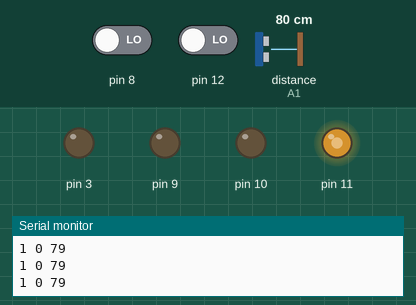
Recording of a sketch running on a simulated Arduino Uno, built with avr-gcc and run on an emulated ATmega328P. Parts: output pins drawn as LEDs (lit = HIGH), the last lines printed to the serial monitor. Wiring (inferred from the names in the program): ultrasonic range finder: trigger A0; echo A1. Inputs (shaded band) come from the test bench; at power-on: pin 12 LOW, distance to the obstacle (sensor on A1) 80 cm, pin 8 LOW. The echo pulse lasts 58.3 µs per cm; pins used as bus, display or sensor lines are not drawn.

Above: at 1.2 s.
1.3 s: pin 12 driven HIGH
At 2.5 s:
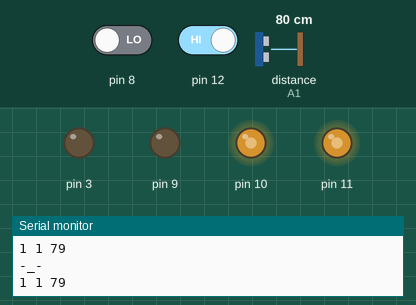
2.8 s: distance to the obstacle (sensor on A1) set to 30 cm
5.8 s: distance to the obstacle (sensor on A1) set to 25 cm
At 6.2 s:
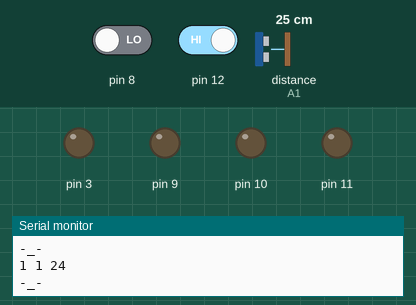
7.3 s: pin 8 driven HIGH
At 8.5 s:
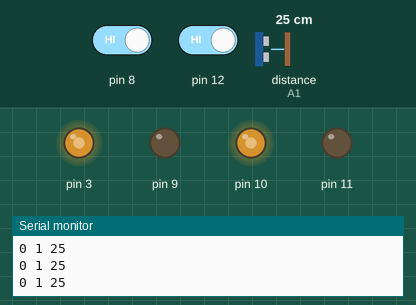
8.8 s: distance to the obstacle (sensor on A1) set to 35 cm
At 9.4 s:
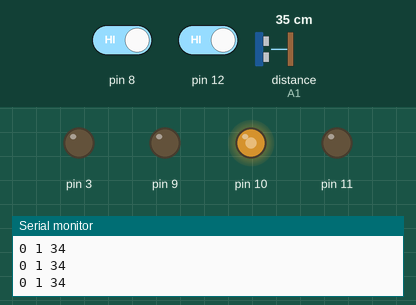
10.3 s: distance to the obstacle (sensor on A1) set to 2 cm
At 11.6 s:
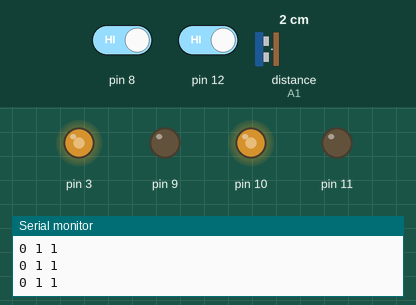
Timing chart, 0 to 12.8 s (numbered marks = the images above; inputs shaded):
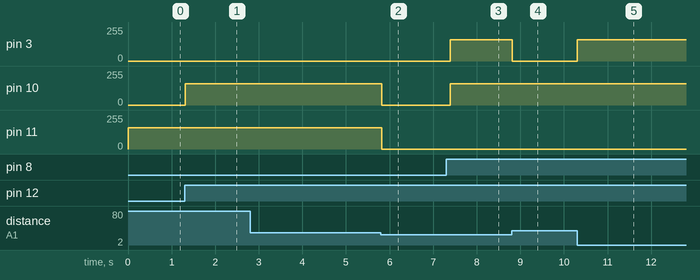

The sketch:

main.ino
```cpp
#define right1 9
#define right2 10
#define left1 3
#define left2 11
#define buz 13
#define left_i 8
#define right_i 12
#define ultping A0
#define ultecho A1
#define out(x) pinMode(x, OUTPUT)
#define in(x) pinMode(x, INPUT)
#define sprint(x) Serial.print(x)
#define sprintln(x) Serial.println(x)
#define awrite(x,y) analogWrite(x,y)
#define dread(x) digitalRead(x)
#define dwrite(x,y) digitalWrite(x,y)

const int SPEED = 160;

void setup() {
  out(right1);
  out(right2);
  out(left1);
  out(left2);

  in(right_i);
  in(left_i);

  out(ultping);
  in(ultecho);

  Serial.begin(9600);
}
const int des = 25;
bool prev = true; // true: right, false: left
bool prev2 = true; // true: forward, false: backwards
void loop() {
  bool right = infared(right_i);
  bool left = infared(left_i);
  int distance = ultra(ultping, ultecho);
  sprint(left);
  sprint(" ");
  sprint(right);
  sprint(" ");
  sprint(distance);
  sprintln();

  // rotation
  if (right && !left) {
    if (prev) brake();
    prev = false;
    go_left(SPEED, distance > des);
  } else if (!right && left) {
    if (!prev) brake();
    prev = true;
    go_right(SPEED, distance > des);
  } else if (!right && !left && distance > des) {
    if (prev) go_right(SPEED, false);
    else go_left(SPEED, false);
  } else { // direction correct
    sprintln("-_-");
    if (distance > des) {
      if (!prev2) brake();
      prev2 = true;
      go_forward(SPEED);
    } else if (distance < des - 5) {
      if (prev2) brake();
      prev2 = false;
      go_back(SPEED);
    } else {
      prev2 = true;
      brake();
    }
  }
}
```

back.ino
```cpp
void go_back(int SPEED) {
  awrite(right1, SPEED);
  awrite(right2, 0);
  awrite(left1, SPEED);
  awrite(left2, 0);
}
```

brake.ino
```cpp
void brake() {
  awrite(right1, 0);
  awrite(right2, 0);
  awrite(left1, 0);
  awrite(left2, 0);
  delay(50);
}
```

forward.ino
```cpp
void go_forward(int SPEED) {
  awrite(right1, 0);
  awrite(right2, SPEED);
  awrite(left1, 0);
  awrite(left2, SPEED);
}
```

rotate.ino
```cpp
void __don(int SPEED, bool move_forward, int s1, int s2, int f1, int f2) {
  awrite(f1, 0);
  awrite(f2, SPEED);
  if (!move_forward) {
    awrite(s1, SPEED);
    awrite(s2, 0);
  } else {
    awrite(s1, 0);
    awrite(s2, 0);
  }
}

void go_right(int SPEED, bool move_forward) {
  __don(SPEED, move_forward, right1, right2, left1, left2);
}

void go_left(int SPEED, bool move_forward) {
  __don(SPEED, move_forward, left1, left2, right1, right2);
}
```

sensor.ino
```cpp
bool infared(int port) {
  if (port == 12) return dread(port);
  return !dread(port);
}
long ultra(int ping, int echo) {
  long duration, distance;
  dwrite(ping, LOW);
  delayMicroseconds(2);
  dwrite(ping, HIGH);
  delayMicroseconds(10);
  dwrite(ping, LOW);
  duration = pulseIn(echo, HIGH);
  distance = (duration / 2) / 29.1;
  return distance;
}
```

Measured:
- the behaviour switches between 27 and 26 cm on distance to the obstacle (sensor on A1) (found by bisection; images 1 and 2)
- after the input at 1.3 s, pin 10: 0/255 → 160/255 at once
- after the input at 5.8 s, pin 10, pin 11: 160/255 → 0/255 at once
- after the input at 7.3 s, pin 3, pin 10: 0/255 → 160/255 after 0.09 s
- after the input at 8.8 s, pin 3: 160/255 → 0/255 at once
- after the input at 10.3 s, pin 3: 0/255 → 160/255 at once
